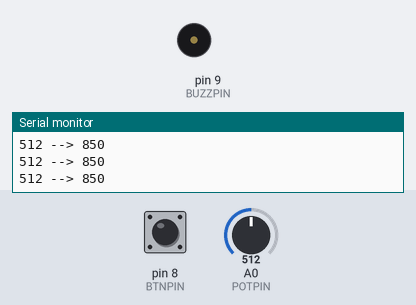
Bench run of a sketch on a simulated Arduino Uno, built with avr-gcc and run on an emulated ATmega328P. On the bench: buzzer (waves = sounding), the last lines printed to the serial monitor. The inputs (shaded band) are chosen by the test bench; at power-on: A0 (POTPIN) = 512, pin 8 (BTNPIN) HIGH.

Above: at 1.2 s.
1.3 s: A0 (POTPIN) set to 567
4.3 s: A0 (POTPIN) set to 594
7.3 s: pin 8 (BTNPIN) pulled LOW for 0.15 s
At 7.4 s:
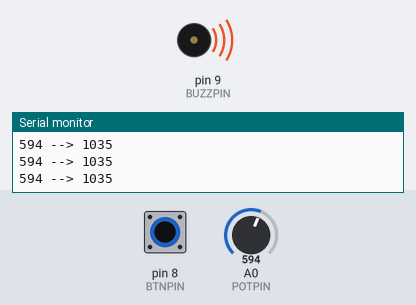
11.9 s: pin 8 (BTNPIN) pulled LOW for 3.2 s
At 16.2 s:
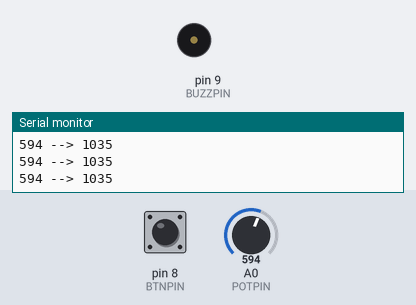
Timing chart, 0 to 17.6 s (numbered marks = the images above; inputs shaded):
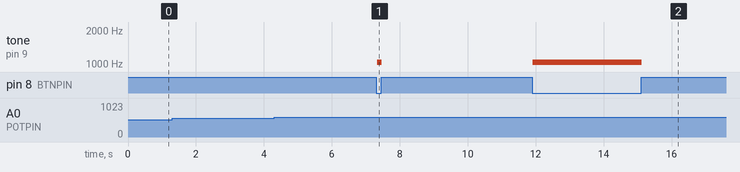

The sketch:

piezo.ino
```cpp
static const int BTNPIN = 8;
static const int BUZZPIN = 9;
static const int POTPIN = 0;

static const int STEP = 5;

void setup() {
  pinMode(BTNPIN, INPUT);
  pinMode(BUZZPIN, OUTPUT);
  Serial.begin(9600);
}

void loop() {
  boolean val = digitalRead(BTNPIN);
  int pot = analogRead(POTPIN);
  int freq = map(pot, 150, 1023, 40, 2000);
  freq = freq / STEP * STEP;
  Serial.print(pot);
  Serial.print(" --> ");
  Serial.println(freq);
  if (!val){
    tone(BUZZPIN, freq);
  } else {
    noTone(BUZZPIN);
  }
}
```

Measured:
- after the input at 7.3 s, tone on pin 9 (BUZZPIN): silent → 1035 Hz at once, → silent 0.15 s later
- after the input at 11.9 s, tone on pin 9 (BUZZPIN): silent → 1035 Hz at once, → silent 3.2 s later
